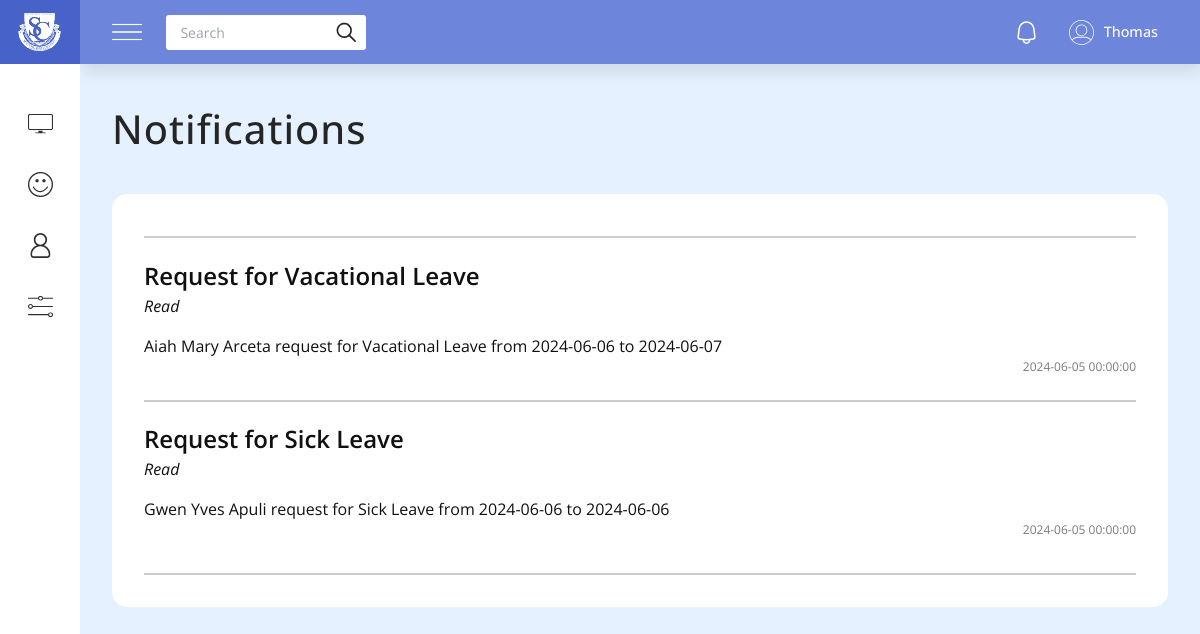
Page /admin/notifications.php (signed in) on the earlier database version.
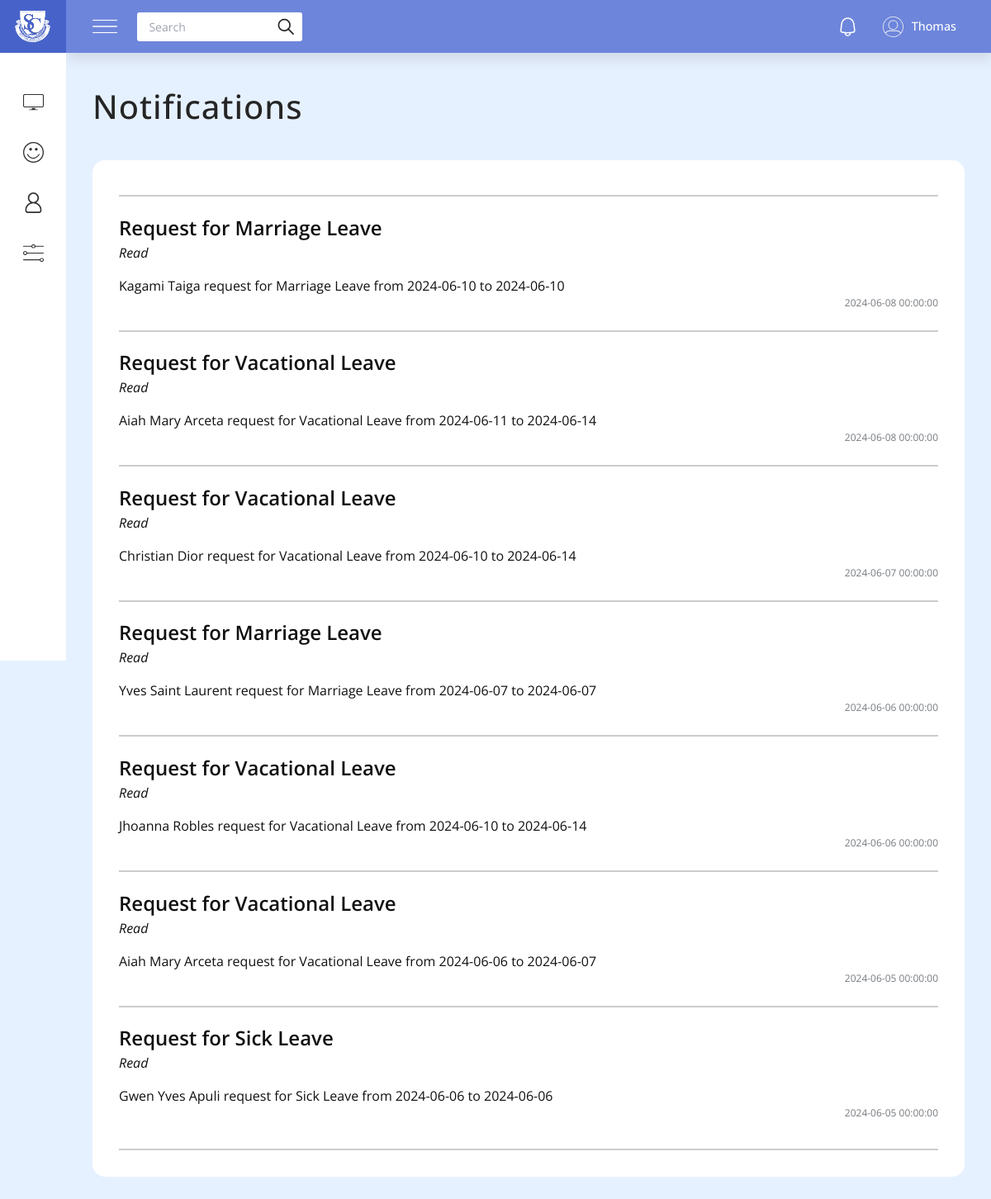
Same page on the later database version.
### tables this page shows
CREATE TABLE `leave_tbl` (
  `leave_id` int(11) NOT NULL,
  `employee_id` int(11) NOT NULL,
  `employee_name` varchar(255) NOT NULL,
  `department` varchar(255) NOT NULL,
  `leave_type` varchar(255) NOT NULL,
  `date_applied` datetime NOT NULL,
  `reason` varchar(255) NOT NULL,
  `from_date` date NOT NULL,
  `to_date` date NOT NULL,
  `total_days_leave` int(11) NOT NULL,
  `application_status` varchar(255) NOT NULL,
  `destination` varchar(255) NOT NULL,
  `accompany_with` varchar(255) NOT NULL,
  `balance_days` varchar(100) NOT NULL,
  `department_read_status` tinyint(1) DEFAULT 0,
  `admin_read_status` tinyint(1) DEFAULT 0
);

### admin/notifications.php (the view, shortened to what this page needs)
<!DOCTYPE html>
<html lang="en">
<head>
    <link rel="stylesheet" href="styles/nav.css" />
    <link rel="stylesheet" href="styles/index.css" />
    <link rel="stylesheet" href="styles/notification.css" />
</head>
<body>
    <?php require 'partials/aside.php' ?>
    <?php require 'partials/nav.php' ?>
    <section class="section">
        <div class="section-title">
            <h1>Notifications</h1>
        </div>
        <div class="notification-container">
            <div class="notification-content">
                <div class="notification-content-desc">
                    <?php
                    $sql = "SELECT * FROM leave_tbl WHERE application_status IN ('DEPARTMENT APPROVED', 'APPROVED', 'REJECTED') ORDER BY date_applied DESC";
                    $result = mysqli_query($conn, $sql);
                    if ($result && mysqli_num_rows($result) > 0) {
                        while ($row = mysqli_fetch_assoc($result)) {
                            $leave_id = $row['leave_id'];
                            $employee_name = $row['employee_name'];
                            $leave_type = $row['leave_type'];
                            $start_date = $row['from_date'];
                            $end_date = $row['to_date'];
                            $date_applied = $row['date_applied'];
                            $admin_read_status = $row['admin_read_status'];
                            $unreadClass = $admin_read_status ? '' : 'unread';
                            if ($admin_read_status == 1) {
                                $read_status = 'Read';
                            } else {
                                $read_status = 'Unread';
                            }
                            echo "<div class='notification-items $unreadClass' id='notification_$leave_id'>";
                            echo "<div class='notification-content-text'>";
                            echo "<h2>Request for $leave_type</h2>";
                            echo "<h5><i>$read_status</i></h5>";
                            echo "<div class='notification-text'>";
                            echo "<p>$employee_name request for $leave_type from $start_date to $end_date</p>";
                            echo "<span>$date_applied</span>";
                            echo "</div>";
                        }
                    } else {
                        echo "<div class='notification-items'>";
                        echo "No notification messages";
                        echo "</div>";
                    }
                    ?>
                </div>
            </div>
        </div>
    </section>
</body>
</html>

### admin/partials/aside.php (shortened to what this page needs)
<aside class="side-bar" id="side-bar">
    <div class="logo" id="logo">
        <a href="/HRMS/admin/">
            <img id="sc-logo" src="images/sc-logo.svg" alt="sc-logo"/>
        </a>
    </div>
    <div class="side-link">
        <ul class="links">
            <li>
                <a class="s-link <?= $active == "dashboard" ? "active" : "" ?>" href="index.php">
                    <svg class="icon <?= $active == "dashboard" ? "active" : "" ?>" xmlns="http://www.w3.org/2000/svg"
                         xmlns:xlink="http://www.w3.org/1999/xlink" width="500" zoomAndPan="magnify"
                         viewBox="0 0 375 374.999991" height="500" preserveAspectRatio="xMidYMid meet" version="1.0">
                        <defs>
                            <clipPath id="6325d10b93">
                                <path d="M 0 43.125 L 375 43.125 L 375 287 L 0 287 Z M 0 43.125 " clip-rule="nonzero"/>
                            </clipPath>
                            <clipPath id="1e1b69b5b5">
                                <path d="M 107 294 L 268 294 L 268 337.875 L 107 337.875 Z M 107 294 "
                                      clip-rule="nonzero"/>
                            </clipPath>
                        </defs>
                        <g clip-path="url(#6325d10b93)">
                            <path d="M 343 286.007812 L 32 286.007812 C 14.355469 286.007812 0 271.652344 0 254.007812 L 0 75.59375 C 0 57.949219 14.355469 43.59375 32 43.59375 L 343 43.59375 C 360.644531 43.59375 375 57.949219 375 75.59375 L 375 254.007812 C 375 271.652344 360.644531 286.007812 343 286.007812 Z M 32 59.59375 C 23.179688 59.59375 16 66.769531 16 75.59375 L 16 254.007812 C 16 262.832031 23.179688 270.007812 32 270.007812 L 343 270.007812 C 351.820312 270.007812 359 262.832031 359 254.007812 L 359 75.59375 C 359 66.769531 351.820312 59.59375 343 59.59375 Z M 32 59.59375 "
                                  fill-opacity="1" fill-rule="nonzero"/>
                        </g>
                        <g clip-path="url(#1e1b69b5b5)">
                            <path d="M 267.5 329.027344 C 267.5 333.4375 263.910156 337.027344 259.5 337.03125 C 259.5 337.03125 115.496094 337.03125 115.496094 337.03125 C 108.519531 337.195312 104.796875 328.132812 109.851562 323.382812 C 111.289062 321.925781 113.289062 321.027344 115.496094 321.027344 L 158.699219 321.027344 L 153.5625 294.003906 L 221.4375 294.003906 L 216.300781 321.027344 L 259.5 321.027344 C 263.917969 321.027344 267.5 324.613281 267.5 329.027344 Z M 267.5 329.027344 "
                                  fill-opacity="1" fill-rule="nonzero"/>
                        </g>
                    </svg>
                </a>
            </li>
            <li>
                <button class="dropdown-btn">
                </button>
            </li>
            <li>
                <button class="dropdown-btn">
                    <svg class="icon <?= str_contains($active, "faculty") ? "active" : "" ?>"
                         xmlns="http://www.w3.org/2000/svg" xmlns:xlink="http://www.w3.org/1999/xlink" width="500"
                         zoomAndPan="magnify" viewBox="0 0 375 374.999991" height="500"
                         preserveAspectRatio="xMidYMid meet" version="1.0">
                        <defs>
                            <clipPath id="397a3b1a3c">
                                <path d="M 35.453125 0 L 337.703125 0 L 337.703125 375 L 35.453125 375 Z M 35.453125 0 "
                                      clip-rule="nonzero"/>
                            </clipPath>
                        </defs>
                        <g clip-path="url(#397a3b1a3c)">
                            <path d="M 240.347656 184.542969 C 268.097656 166.734375 286.5625 135.667969 286.5625 100.332031 C 286.5625 45.148438 241.65625 0.246094 186.472656 0.246094 C 131.289062 0.246094 86.386719 45.148438 86.386719 100.332031 C 86.386719 135.6875 104.851562 166.734375 132.601562 184.542969 C 75.863281 206.300781 35.453125 261.296875 35.453125 325.597656 C 35.453125 352.695312 57.511719 374.753906 84.609375 374.753906 L 288.320312 374.753906 C 315.433594 374.753906 337.476562 352.695312 337.476562 325.597656 C 337.492188 261.296875 297.085938 206.300781 240.347656 184.542969 Z M 112.226562 100.332031 C 112.226562 59.398438 145.539062 26.089844 186.472656 26.089844 C 227.40625 26.089844 260.71875 59.398438 260.71875 100.332031 C 260.71875 141.265625 227.40625 174.578125 186.472656 174.578125 C 145.539062 174.578125 112.226562 141.265625 112.226562 100.332031 Z M 288.339844 348.910156 L 84.609375 348.910156 C 71.746094 348.910156 61.296875 338.445312 61.296875 325.597656 C 61.296875 256.578125 117.453125 200.421875 186.472656 200.421875 C 255.496094 200.421875 311.652344 256.578125 311.652344 325.597656 C 311.632812 338.445312 301.183594 348.910156 288.339844 348.910156 Z M 288.339844 348.910156 "
                                  fill-opacity="1" fill-rule="nonzero"/>
                        </g>
                    </svg>
                </button>
            </li>
            <li>
                <a class="s-link" href="#">
                </a>
            </li>
        </ul>
    </div>
</aside>

### admin/partials/nav.php (shortened to what this page needs)
<?php
global $admin_fname;
if (isset($_SESSION['admin_id'])) {
    $admin_fname = $_SESSION['fname'];
}
?>
<script src="https://cdn.tailwindcss.com"></script>
<nav class="navbar" id="navbar">
    <div class="left-nav">
        <button id="burger" class="burger">
            <img src="images/burger.svg" alt="" />
        </button>
        <div class="search-container">
            <input type="text" placeholder="Search" />
            <button>
                <img src="images/search.svg" alt="" />
            </button>
        </div>
    </div>
    <div class="right-nav">
        <a class="notification-btn" href="./notifications.php">
            <div class="notification-img-container">
                <img src="images/notification-bell.svg" alt="" class="white-svg" />
            </div>
        </a>
        <button class="profile-btn">
            <div class="profile-img-container">
                <img src="images/profile.svg" alt="" />
            </div>
            <span> <?= @$admin_fname ?? "ADMIN" ?> </span>
        </button>
    </div>
</nav>

### admin/styles/nav.css (style rules this page uses)
.side-bar { width: var(--sidebar-close-width); height: 100vh; display: flex; justify-content: start; align-items: center; flex-direction: column; position: sticky; top: 0; left: 0; bottom: 0; z-index: 1000; transition: 0.3s ease-in-out; background: white; overflow: hidden; flex-shrink: 0; }
.side-bar .logo { width: 100%; min-height: var(--navbar-height); max-height: var(--navbar-height); display: flex; justify-content: center; align-items: center; background: #4763ca; transition: none !important; }
.side-bar .logo img { padding: 5px; object-fit: cover; transition: none !important; }
.side-link { width: 100%; height: 100%; display: flex; justify-content: start; align-items: center; flex-direction: column; padding: 2.3rem 0 0 0; overflow-y: scroll; }
.side-link .links { width: 100%; height: 100%; display: flex; justify-content: start; flex-direction: column; gap: 1rem; transition: 0.3s ease-in-out; }
.links li { flex-shrink: 0; }
.links a, .links button { display: flex; justify-content: center; align-items: center; font-size: 16px; font-weight: 600; padding: 10px; gap: 0.9rem; color: #101010; }
.side-link .icon { width: 25px; height: 25px; object-fit: contain; flex-shrink: 0; aspect-ratio: 1/1; fill: #303030; }
.links button { width: 100%; position: relative; cursor: pointer; }
.navbar { width: calc(100% - var(--sidebar-close-width)); min-height: var(--navbar-height); max-height: var(--navbar-height); display: flex; justify-content: space-between; align-items: center; padding: 0 2rem; transition: width 0.3s ease-in-out; position: fixed; top: 0; right: 0; z-index: 10; background: #6d85db; box-shadow: 2px 8px 15px rgba(0, 0, 0, 0.1); }
.burger { width: 30px; height: 30px; cursor: pointer; }
.navbar .left-nav { display: flex; justify-content: center; align-items: center; gap: 1.5rem; }
.search-container { display: flex; justify-content: center; align-items: center; position: relative; }
.search-container input { width: 200px; height: 35px; padding: 0 0.9rem; padding-right: 2.1rem; outline: none; border: none; border-radius: 3px; font-size: 14px; }
.search-container button { width: 20px; height: 20px; position: absolute; right: 10px; cursor: pointer; }
.navbar .right-nav { display: flex; justify-content: center; align-items: center; }
.right-nav .notification-btn { display: flex; justify-content: center; align-items: center; gap: 10px; position: relative; cursor: pointer; padding: 10px; }
.right-nav .notification-btn .notification-img-container { width: 25px; height: 25px; }
.right-nav .notification-btn .notification-img-container img { width: 100%; height: 100%; object-fit: cover; }
.white-svg { filter: invert(100%); }
.right-nav .profile-btn { display: flex; justify-content: center; align-items: center; gap: 10px; position: relative; cursor: pointer; padding: 10px; }
.right-nav .profile-btn span { color: white; font-size: 0.9rem; font-weight: 500; }
.right-nav .profile-btn .profile-img-container { width: 25px; height: 25px; }
.right-nav .profile-btn .profile-img-container img { width: 100%; height: 100%; object-fit: cover; }

### admin/styles/index.css (style rules this page uses)
body { display: flex; }

### admin/styles/notification.css (style rules this page uses)
.notification-container { background-color: white; border-radius: 15px; padding: 2rem; cursor: pointer; }
.notification-content-desc { font-weight: 300; padding: 0.6rem 0; border-bottom: 2px solid #ccc; }
.notification-items { border-top: 2px solid #ccc; display: flex; align-items: center; justify-content: center; padding: 10px 0 0 0; background-color: white; }
.notification-content-text { flex-grow: 1; font-weight: 400; justify-content: center; align-items: center; }
.notification-content-text h2 { margin-top: 0; font-size: 24px; font-weight: 600; padding-top: 0.6rem; }
.notification-content-text p { align-items: center; padding: 1rem 0 0 0; }
.notification-content-text span { display: block; font-size: 12px; text-align: end; color: #767a7f; }

Differences in the rows shown:
added leave_tbl: leave_type "Marriage Leave", admin_read_status "Read", employee_name "Kagami Taiga", from_date "2024-06-10", to_date "2024-06-10", date_applied "2024-06-08 00:00:00"
added leave_tbl: leave_type "Vacational Leave", admin_read_status "Read", employee_name "Aiah Mary Arceta", from_date "2024-06-11", to_date "2024-06-14", date_applied "2024-06-08 00:00:00"
added leave_tbl: leave_type "Vacational Leave", admin_read_status "Read", employee_name "Christian Dior", from_date "2024-06-10", to_date "2024-06-14", date_applied "2024-06-07 00:00:00"
added leave_tbl: leave_type "Marriage Leave", admin_read_status "Read", employee_name "Yves Saint Laurent", from_date "2024-06-07", to_date "2024-06-07", date_applied "2024-06-06 00:00:00"
added leave_tbl: leave_type "Vacational Leave", admin_read_status "Read", employee_name "Jhoanna Robles", from_date "2024-06-10", to_date "2024-06-14", date_applied "2024-06-06 00:00:00"
